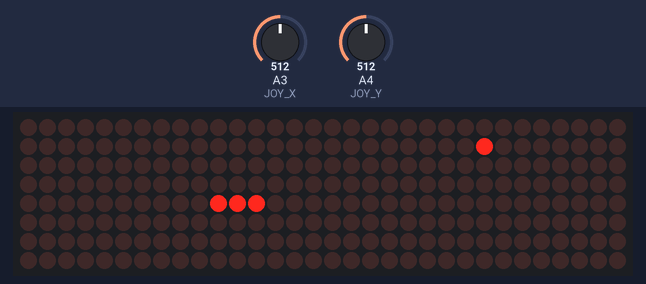
Simulated run of this sketch. Board: Arduino Uno, built with avr-gcc and run on an emulated ATmega328P. Shown: 32×8 LED matrix. Inputs (shaded band) come from the test bench; at power-on: A4 (JOY_Y) = 512, A3 (JOY_X) = 512. Random numbers use the default seed unless the sketch sets one; what the sketch prints to the serial monitor is not drawn.

Above: at 1.3 s.
1.4 s: A4 (JOY_Y) set to 691
At 1.51 s:
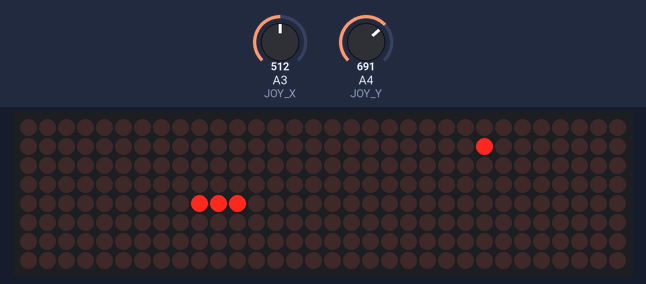
3.8 s: A4 (JOY_Y) set to 716
At 4.03 s:
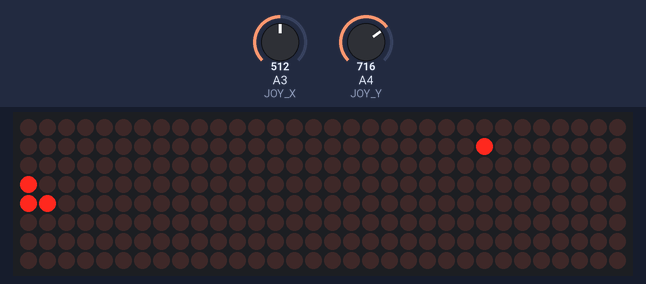
At 4.53 s:
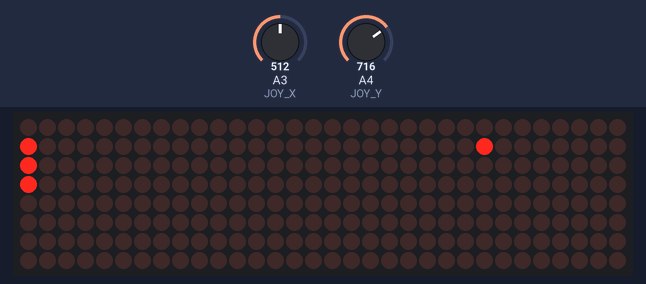
Timing chart, 0 to 6.8 s (numbered marks = the images above; inputs shaded):
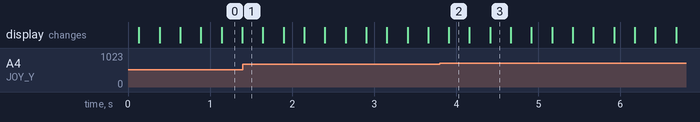

The sketch:

Snake_Game.ino
```cpp
#include <MD_MAX72xx.h>
#include <SPI.h>
#include <EEPROM.h>

#define MAX_DEVICES 4
#define CLK_PIN 10
#define DATA_PIN 12
#define CS_PIN 11
MD_MAX72XX matrix = MD_MAX72XX(MD_MAX72XX::FC16_HW, DATA_PIN, CLK_PIN, CS_PIN, MAX_DEVICES);

#define JOY_X A3
#define JOY_Y A4
#define JOY_SW 2

#define WIDTH 32
#define HEIGHT 8

int snakeX[WIDTH * HEIGHT];
int snakeY[WIDTH * HEIGHT];
int snakeLength = 3;
int foodX, foodY;
int direction = 1;
int prevDirection = 1;
bool gameOver = false;
bool gameOverShown = false;
int gameSpeed = 250;
int foodCount = 0;
int highScore = 0;
const bool wallMode = false; // Always off

void setup() {
  Serial.begin(9600);
  matrix.begin();
  pinMode(JOY_SW, INPUT_PULLUP);

  EEPROM.get(0, highScore);
  if (highScore > WIDTH * HEIGHT - 1 || highScore < 0) highScore = 0;

  initSnake();
  spawnFood();

  Serial.println("🔥 Welcome to the Snake Game: cYBER PHYSICAL SYSTEM 🔥");
  Serial.print("📈 High Score: "); Serial.println(highScore);
  Serial.println("🎮 Use joystick. Don’t be a noob.");
  Serial.println("🧱 Wall Mode: OFF (You lucky slacker)");
}

void loop() {
  if (!gameOver) {
    handleJoystick();
    moveSnake();
    checkCollisions();
    render();
    delay(gameSpeed);
  } else if (!gameOverShown) {
    Serial.println("💀 You lost. Again. Classic.");
    Serial.print("🍖 Final Length: "); Serial.println(snakeLength);
    Serial.print("📈 High Score: "); Serial.println(highScore);
    Serial.println("🔄 Press Joystick to redeem yourself...");
    gameOverShown = true;
  } else {
    if (digitalRead(JOY_SW) == LOW) {
      delay(300);
      resetGame();
    }
  }
}

void handleJoystick() {
  int xVal = analogRead(JOY_X);
  int yVal = analogRead(JOY_Y);
  if (xVal > 700 && prevDirection != 2) direction = 1;
  if (xVal < 300 && prevDirection != 1) direction = 2;
  if (yVal > 700 && prevDirection != 4) direction = 3;
  if (yVal < 300 && prevDirection != 3) direction = 4;
  prevDirection = direction;
}

void moveSnake() {
  for (int i = snakeLength - 1; i > 0; i--) {
    snakeX[i] = snakeX[i - 1];
    snakeY[i] = snakeY[i - 1];
  }
  switch (direction) {
    case 1: snakeX[0]++; break;
    case 2: snakeX[0]--; break;
    case 3: snakeY[0]--; break;
    case 4: snakeY[0]++; break;
  }
}

void checkCollisions() {
  // Wraparound logic (wallMode is false)
  if (snakeX[0] >= WIDTH) snakeX[0] = 0;
  if (snakeX[0] < 0) snakeX[0] = WIDTH - 1;
  if (snakeY[0] >= HEIGHT) snakeY[0] = 0;
  if (snakeY[0] < 0) snakeY[0] = HEIGHT - 1;

  for (int i = 1; i < snakeLength; i++) {
    if (snakeX[0] == snakeX[i] && snakeY[0] == snakeY[i]) {
      Serial.println("🧠 Cannibalism? Snake ate itself.");
      gameOver = true;
      return;
    }
  }

  if (snakeX[0] == foodX && snakeY[0] == foodY) {
    if (snakeLength < WIDTH * HEIGHT - 1) {
      snakeLength++;
      foodCount++;

      if (snakeLength > highScore) {
        highScore = snakeLength;
        EEPROM.put(0, highScore);
        Serial.println("🏆 New High Score!");
      }

      spawnFood();

      if (foodCount % 4 == 0 && gameSpeed > 100) {
        gameSpeed -= 10;
        Serial.print("⚡ Speeding up. Delay: ");
        Serial.println(gameSpeed);
      }
    }
  }
}

void spawnFood() {
  bool valid;
  int attempts = 0;
  do {
    foodX = random(WIDTH);
    foodY = random(HEIGHT);
    valid = true;
    for (int i = 0; i < snakeLength; i++) {
      if (snakeX[i] == foodX && snakeY[i] == foodY) {
        valid = false;
        break;
      }
    }
    attempts++;
  } while (!valid && attempts < 100);

  Serial.print("🍎 Food spawned at: [");
  Serial.print(foodX); Serial.print(", "); Serial.print(foodY); Serial.println("]");
}

void render() {
  matrix.clear();
  for (int i = 0; i < snakeLength; i++) {
    int display = snakeX[i] / 8;
    int col = snakeX[i] % 8;
    int row = snakeY[i];
    matrix.setPoint(row, (display * 8) + col, true);
  }
  int fd = foodX / 8;
  int fc = foodX % 8;
  matrix.setPoint(foodY, (fd * 8) + fc, true);
}

void resetGame() {
  initSnake();
  direction = 1;
  prevDirection = 1;
  gameOver = false;
  gameOverShown = false;
  gameSpeed = 250;
  foodCount = 0;
  spawnFood();
  Serial.println("🔁 Game Reset. You get a second chance. Don’t waste it.");
}

void initSnake() {
  snakeLength = 3;
  snakeX[0] = 16;
  snakeY[0] = 4;
  for (int i = 1; i < snakeLength; i++) {
    snakeX[i] = snakeX[0] - i;
    snakeY[i] = snakeY[0];
  }
}
```

Measured:
- the behaviour switches between 700 and 701 on A4 (JOY_Y) (found by bisection; images 1 and 2)
